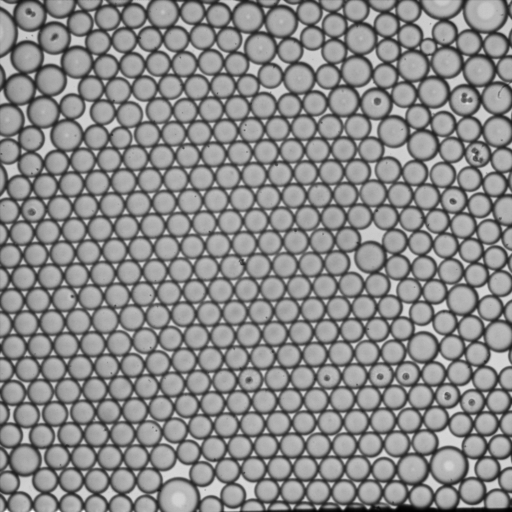
%> input picture 液滴检测/5x-44.tif, 512 x 512 px
$ octave dorp_cell_count.m   (GNU Octave 9; MATLAB toolbox functions it lacks are replaced by stand-ins)
%> lines starting %> are read from the running program, lines starting %| are printed output that depends on the picture; in (x1, y1, x2, y2) boxes, pixels count from 0 and x2, y2 are one past the last pixel; in counts of white or black regions, pixels touching at a corner belong together; the program's own positions count from 1
### 液滴检测/ReadTIFF.m
%Read tiff file into an array (MxNxH)
function output = ReadTIFF(filename)
%> called with filename = '5x-44.tif'
  Info = imfinfo(filename);
  tif = 'tif';
  format = Info.Format;
  if strcmp(format, tif) == 0
    disp('This is not a .tif file, please check.')
  end
  Slice = size(Info,1);
  Width = Info.Width;
  Height = Info.Height;

  output = zeros(Height, Width, Slice);

  for i = 1 : Slice
    output(:,:,i) = im2double(imread(filename, i));
%> output: size 512x512 double; min 0.0336, max 0.479, mean 0.275
  end

### 液滴检测/array2cell.m
function c = array2cell(a)
  [~,~,H] = size(a);
  c = {};
  for i = 1:H
    c{i} = a(:,:,i);
  end

### 液滴检测/WriteTIFF.m
%Write tiff file from an array MxNxH
function WriteTIFF(data, filename)
  if exist(filename)
    delete(filename)
  end
  Slice = size(data,2);
  for i = 1:Slice
    temp = data{i};
    temp = temp / max(temp(:));
    img = uint8(temp*256);
    imwrite(img,filename,'WriteMode','Append');
  end

### 液滴检测/dorp_cell_count.m
close all
clear all
clc

%img = ReadTIFF('./20200107-caski/2b.tif'); 	% bright field image
%fimg = ReadTIFF('./20200107-caski/3f.tif'); 	% fluorescent imasge

img = ReadTIFF('5x-44.tif'); 	% bright field image
fimg = ReadTIFF('5x-44f.tif'); 	% fluorescent imasge
%> call 2 of ReadTIFF, with filename = '5x-44f.tif'
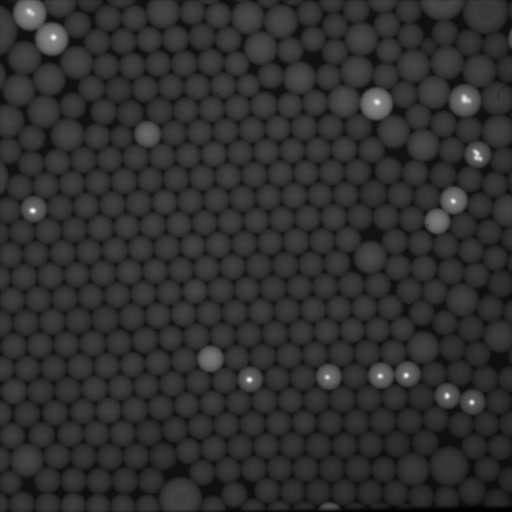
%> input picture 液滴检测/5x-44f.tif, 512 x 512 px
%> in ReadTIFF (call 2), `output(:,:,i) = im2double(imread(filename, i));`:
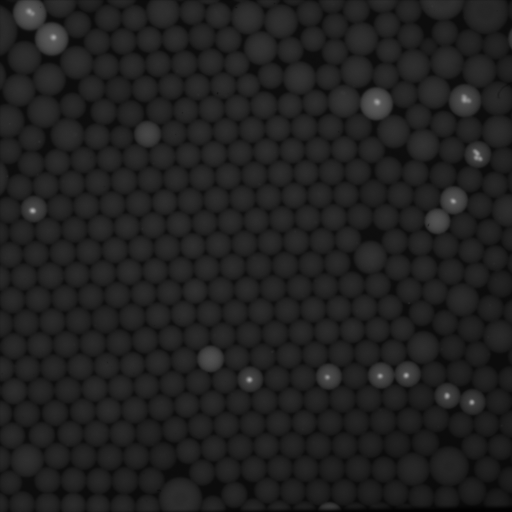
%> output: size 512x512 double; min 0.00708, max 0.656, mean 0.128

img = img/max(img(:));          % intensity normalization
img = medfilt2(img);            % denoising


%% find cell
% [23 lines of commented-out code are left out]

%% find drops location from bf image
I = img;
[CENTERS, RADII, ~] = imfindcircles(I, [5,12], 'ObjectPolarity', 'bright');
%> CENTERS = 400 rows, first 12: [472.5 491; 454.3 200.5; 421.5 497; 447.2 498.5; 496.1 46.47; 469.4 130.4; 436.3 418.9; 487.5 469.3; 469.4 43.6; 385.8 76.64; 463.5 226.3; 485.4 379.4]; RADII = 400 values, max 11.93 at index 391, min 5 at index 399, mean 10.04
figure,imshow(I),viscircles(CENTERS, RADII, 'EdgeColor', 'b');

[m,n] = size(I);
%> m = 512; n = 512
x = linspace(1,n,n);
%> x = 512 values from 1 to 512
y = linspace(1,m,m);
%> y = 512 values from 1 to 512
[X, Y] = meshgrid(x, y);

t = 1;
delta = 0;
cellnummax = 0;
mask = zeros(m,n);
RR = min(RADII);
%> RR = 5

for i = 1: max(size(CENTERS))
	if CENTERS(i,1) - RADII(i) > 1 && CENTERS(i,1) + RADII(i) < n && CENTERS(i,2) - RADII(i) > 1 && CENTERS(i,2) + RADII(i) < m
		drop(t).cent = CENTERS(i,:);
		drop(t).r = RADII(i);

        Rv = abs((X-CENTERS(i,1)) + 1i * (Y-CENTERS(i,2)));
	    %mask(Rv<(RADII(i)-delta)) = 1;
        mask(Rv<RR) = 1;
	    temp = I;
	    %temp(Rv>=(RADII(i)-delta)) = 0;
        temp(Rv>=RR) = 0;
	    %density(t) = sum(temp(:))/(2*pi*RADII(i)^2);         % calculate the mean intensity of each drops
		drop(t).density = sum(temp(:));%/(2*pi*RADII(i)^2);

        %drop(t).cellnum = CellNumCheck(drop(t).cent, drop(t).r, cell_centers);
        drop(t).STD = std(fimg(Rv<RR));
        %if drop(t).cellnum > cellnummax
        %    cellnummax = drop(t).cellnum;
        %end

        t = t+1;
	end
end
%> this loop made 400 passes
%> pass 1, `Rv = abs((X-CENTERS(i,1)) + 1i * (Y-CENTERS(i,2)));`:
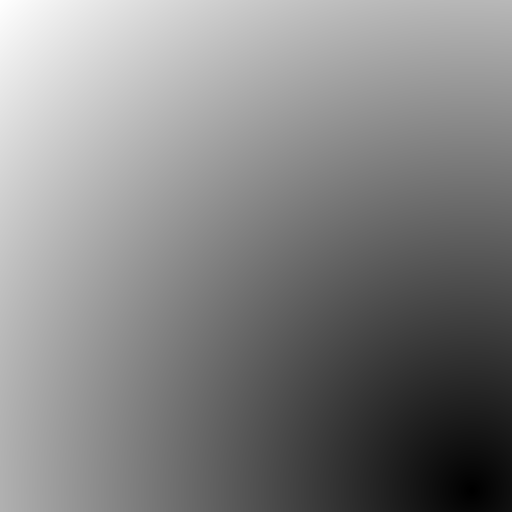
%> Rv: size 512x512 double; min 0.5, max 680, mean 353; drawn with min black and max white
%> after the loop:
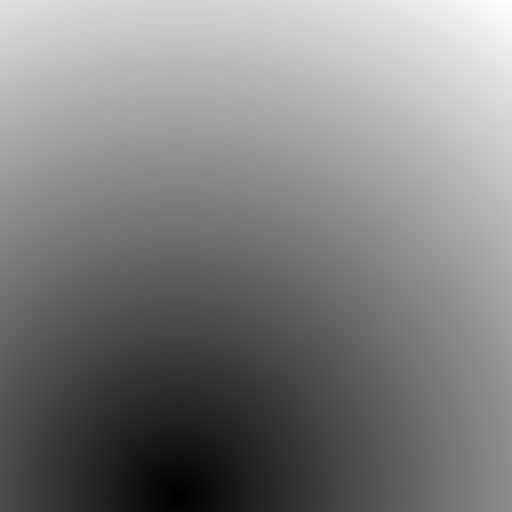
%> Rv: size 512x512 double; min 0.111, max 597.5, mean 300.4; drawn with min black and max white
%> after the loop:
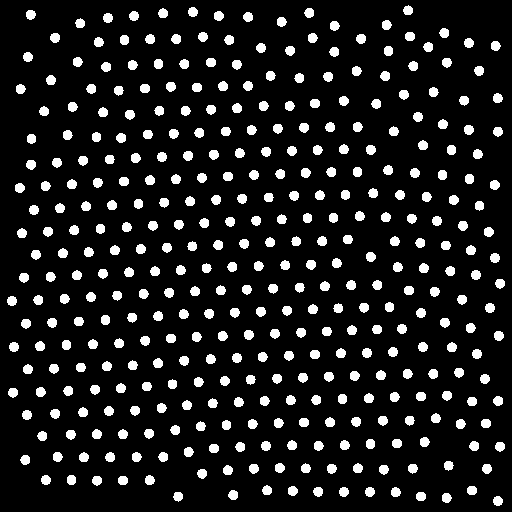
%> mask: size 512x512 double; values 0 (black) and 1 (white), 11.2% white; 375 white regions, largest, box (x1, y1, x2, y2) and area: (50, 33, 60, 43) 81, (356, 34, 366, 44) 81, (464, 125, 474, 135) 81
%> after the loop:
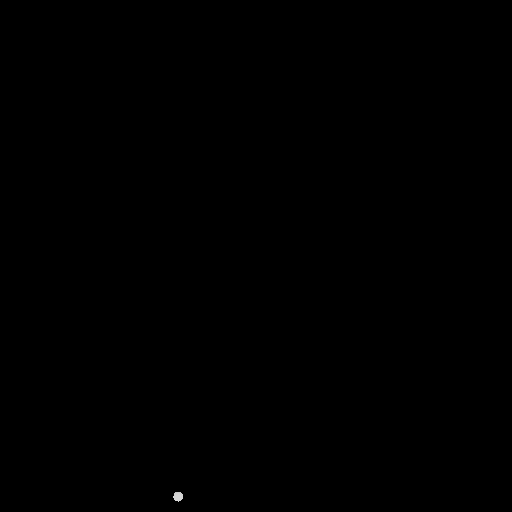
%> temp: size 512x512 double; min 0, max 0.84, mean 0.00024
%> after the loop, drop = 375 items; first 5, cent, r, density and STD: [472.5 491] 10.53 56.27 0.0026, [454.3 200.5] 10.55 48.16 0.0838, [421.5 497] 9.87 55.62 0.00263, [447.2 498.5] 9.75 56.66 0.00264, [496.1 46.47] 10.07 55.03 0.00267; t = 376

drop_num = max(size(drop));
%> drop_num = 375
display(['drop number:',int2str(drop_num)]);
%| drop number:375
display(['max number of cells in one drop:',int2str(cellnummax)]);

figure,imshow(mask.*fimg);
WriteTIFF(array2cell(mask.*fimg),'filted_img.tif');
%> after the loop in array2cell, `for i = 1:H`: c = 1 item
%> the loop in WriteTIFF, `for i = 1:Slice` made 1 pass
%> pass 1, in WriteTIFF, `temp = temp / max(temp(:));`:
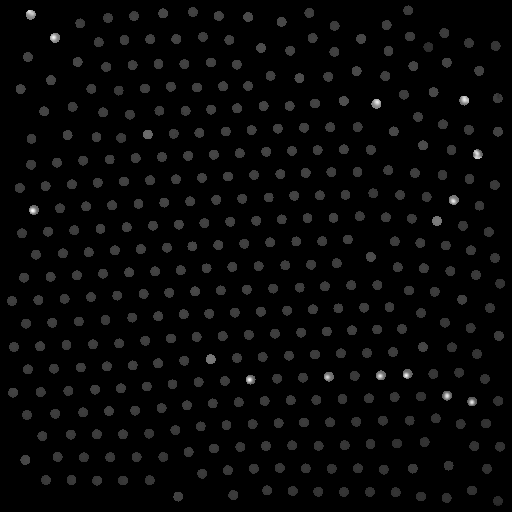
%> temp: size 512x512 double; min 0, max 1, mean 0.0283

%calculate std

STD = zeros(drop_num,1);
for i = 1:drop_num
    STD(i) = drop(i).STD;
end
%> after the loop, STD = 375 values, max 0.114 at index 206, min 0.00178 at index 369, mean 0.00663

figure, histogram(STD);

%% seperation

% seperating drops with non cells according to the histogram of intensity
% std.
t0 = 1;
t1 = 1;
for i = 1:drop_num
    if drop(i).STD < 0.04
%> (the run ends here)
